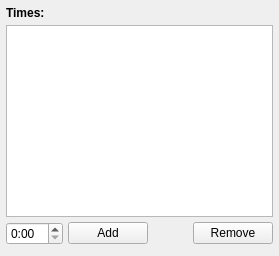
                <widget class="QWidget" name="sync_times">
                 <attribute name="title">
                  <string>Sync times</string>
                 </attribute>
                 <layout class="QVBoxLayout">
                  <property name="spacing">
                   <number>5</number>
                  </property>
                  <property name="margin">
                   <number>6</number>
                  </property>
                  <item>
                   <widget class="QLabel" name="label_15">
                    <property name="text">
                     <string>&lt;b&gt;Times:&lt;/b&gt;</string>
                    </property>
                   </widget>
                  </item>
                  <item>
                   <widget class="QListWidget" name="sched_time_lw">
                    <property name="statusTip">
                     <string>List of sync times</string>
                    </property>
                   </widget>
                  </item>
                  <item>
                   <layout class="QGridLayout">
                    <item row="0" column="2">
                     <spacer>
                      <property name="orientation">
                       <enum>Qt::Horizontal</enum>
                      </property>
                      <property name="sizeHint" stdset="0">
                       <size>
                        <width>40</width>
                        <height>20</height>
                       </size>
                      </property>
                     </spacer>
                    </item>
                    <item row="0" column="1">
                     <widget class="QPushButton" name="sched_add_time">
                      <property name="statusTip">
                       <string>Add a sync time</string>
                      </property>
                      <property name="text">
                       <string>Add</string>
                      </property>
                      <property name="icon">
                       <iconset resource="resources.qrc">
                        <normaloff>:/new/prefix1/images/add.png</normaloff>:/new/prefix1/images/add.png</iconset>
                      </property>
                     </widget>
                    </item>
                    <item row="0" column="0">
                     <widget class="QTimeEdit" name="sched_time_edit">
                      <property name="statusTip">
                       <string>Set sync time</string>
                      </property>
                      <property name="displayFormat">
                       <string>H:mm</string>
                      </property>
                     </widget>
                    </item>
                    <item row="0" column="3">
                     <widget class="QPushButton" name="sched_remove_time">
                      <property name="statusTip">
                       <string>Remove the selected sync times</string>
                      </property>
                      <property name="text">
                       <string>Remove</string>
                      </property>
                      <property name="icon">
                       <iconset resource="resources.qrc">
                        <normaloff>:/new/prefix1/images/remove.png</normaloff>:/new/prefix1/images/remove.png</iconset>
                      </property>
                     </widget>
                    </item>
                   </layout>
                  </item>
                  <item>
                   <widget class="MTAdvancedGroupBox" name="sched_dates_agb" native="true"/>
                  </item>
                 </layout>
                </widget>
